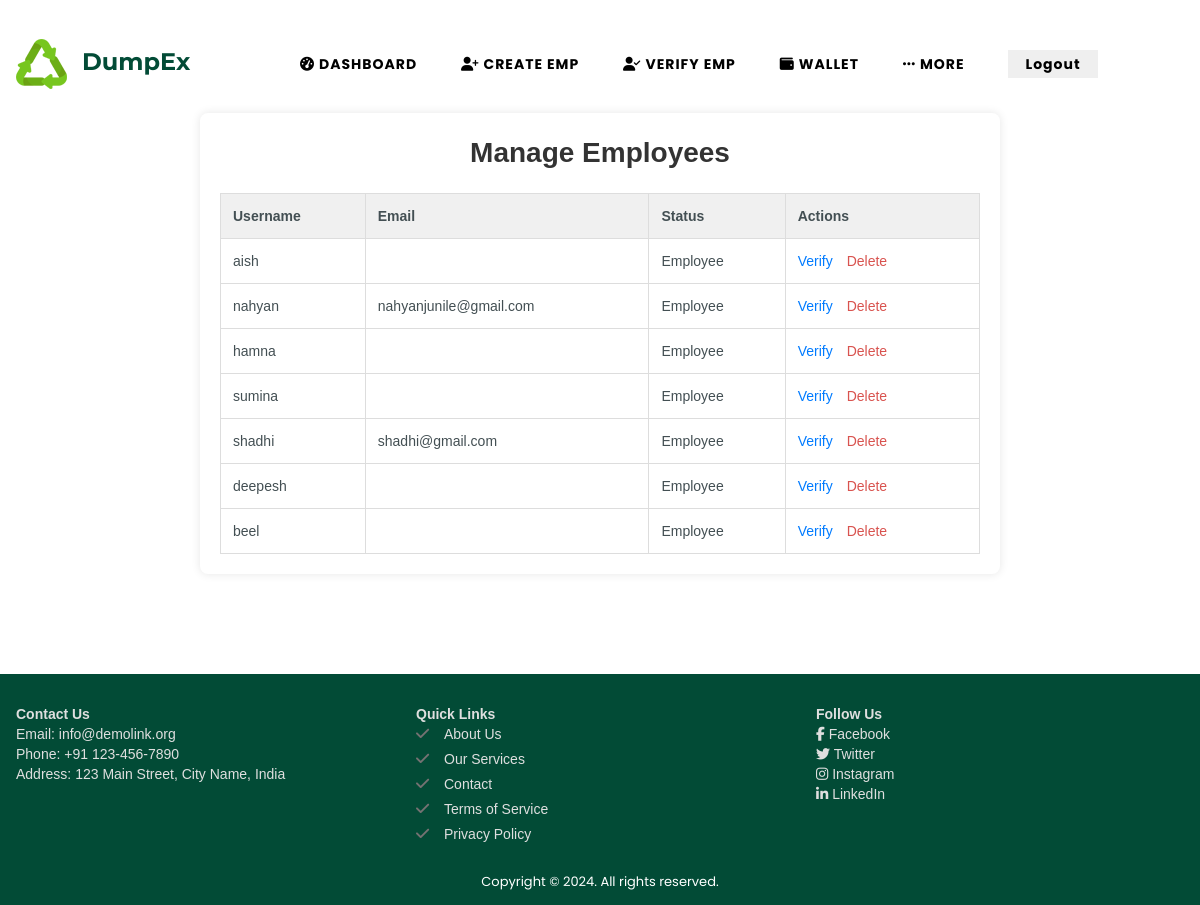
/manager/manage-employees/ (signed in), run on the app's committed database.
### core/models.py (models this page shows, shortened)
class CustomUser(AbstractUser):
    USER_TYPE_CHOICES = (
        (1, 'Customer'),
        (2, 'Employee'),
        (3, 'Manager'),
        (4, 'Admin'),
    )
    user_type = models.PositiveSmallIntegerField(choices=USER_TYPE_CHOICES)
    is_verified = models.BooleanField(default=False)

### manager/views.py (the view)
# urls.py: path('manage-employees/', views.manage_employees, name='manage_employees'),
@login_required
def manage_employees(request):
    employees = CustomUser.objects.filter(user_type=2)  # Assuming user_type 2 indicates Employee
    return render(request, 'manager/manage_employees.html', {'employees': employees})

### manager/templates/manager/manage_employees.html (shortened to what this page needs)
{% extends "layout.html" %}
{% load static %}
{% block content %}
<div class="container">
    <h1>Manage Employees</h1>
    <table>
        <thead>
            <tr>
                <th>Username</th>
                <th>Email</th>
                <th>Status</th>
                <th>Actions</th>
            </tr>
        </thead>
        <tbody>
            {% for employee in employees %}
            <tr>
                <td>{{ employee.username }}</td>
                <td>{{ employee.email }}</td>
                <td>{{ employee.get_user_type_display }}</td>
                <td>
                    <a href="{% url 'manager:verify_employee' employee.id %}" class="action-link">Verify</a>
                    <a href="{% url 'manager:delete_employee' employee.id %}" class="action-link delete-link" onclick="return confirm('Are you sure you want to delete this employee?');">Delete</a>
                </td>
            </tr>
            {% empty %}
            <tr>
                <td colspan="4" style="text-align: center; color: #999;">No employees found</td>
            </tr>
            {% endfor %}
        </tbody>
    </table>
</div>
{% endblock %}

### manager/templates/manager/manage_employees.html (style rules this page uses)
body { font-family: Arial, sans-serif; background-color: #f7f7f7; justify-content: center; align-items: center; min-height: 100vh; margin: 0; padding: 0; }
.container { max-width: 800px; width: 100%; background: white; padding: 20px; border-radius: 8px; box-shadow: 0 0 10px rgba(0, 0, 0, 0.1); margin-bottom: 100px; }
h1 { text-align: center; color: #333; }
table { width: 100%; border-collapse: collapse; margin-top: 20px; }
table th, table td { padding: 12px; border: 1px solid #ddd; text-align: left; }
table th { background-color: #f0f0f0; font-weight: bold; }
.action-link { color: #007BFF; text-decoration: none; margin-right: 10px; }
.delete-link { color: #d9534f; }

### data on the page
CustomUser: username "aish", user_type "Employee"
CustomUser: username "nahyan", email "nahyanjunile@gmail.com", user_type "Employee"
CustomUser: username "hamna", user_type "Employee"
CustomUser: username "sumina", user_type "Employee"
CustomUser: username "shadhi", email "shadhi@gmail.com", user_type "Employee"
CustomUser: username "deepesh", user_type "Employee"
CustomUser: username "beel", user_type "Employee"

### other printed values
{{ item.name }} "DASHBOARD" "CREATE EMP" "VERIFY EMP"
{{ item.name }} "WALLET"
{{ item.name }} "MORE"
